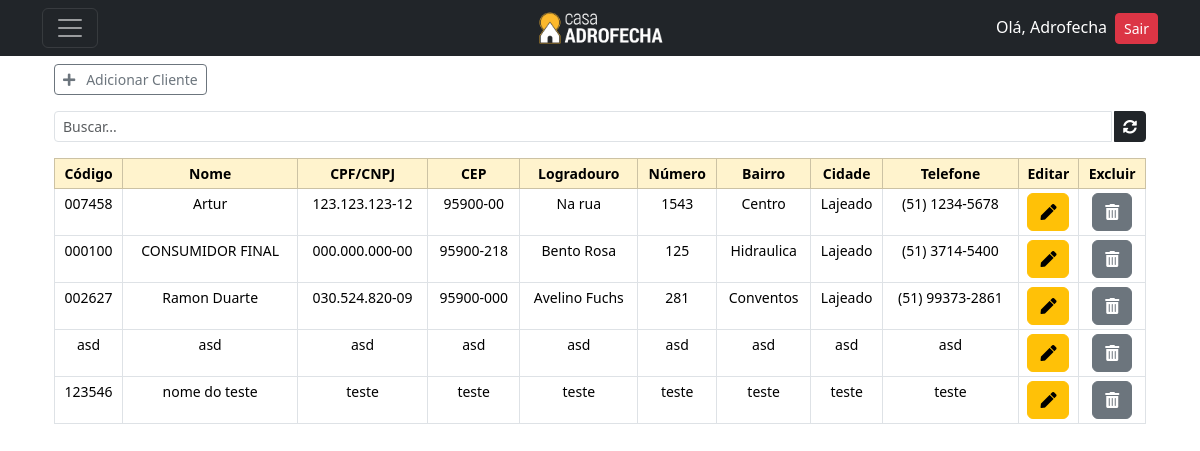
/listar/clientes/ (signed in), run on an earlier commit of the app's database.
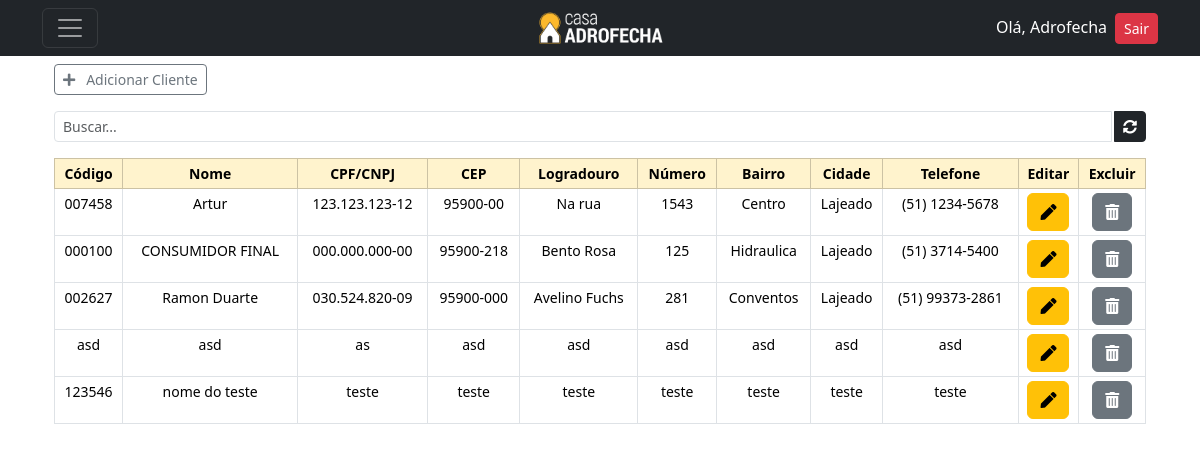
And on a later commit of the database.
### Clientes/models.py (models this page shows, shortened)
class Cliente(models.Model):
    codigo = models.CharField(max_length=6, verbose_name="Código")
    nome = models.CharField(max_length=150, verbose_name="Nome")
    cpf_cnpj = models.CharField(max_length=20, verbose_name="CPF/CNPJ")
    cep = models.CharField(max_length=9, verbose_name="CEP")
    logradouro = models.CharField(max_length=150, verbose_name="Logradouro")
    numero = models.CharField(max_length=6, verbose_name="Número")
    bairro = models.CharField(max_length=150, verbose_name="Bairro")
    cidade = models.CharField(max_length=150, verbose_name="Cidade")
    telefone = models.CharField(max_length=15, verbose_name="Telefone")
    class Meta:
        verbose_name = 'Cliente'
        verbose_name_plural = 'Clientes'
        ordering = ["nome"]

### Clientes/views.py (the view)
# urls.py: path('listar/clientes/', ClientesList.as_view(), name='listar-clientes'),
class ClientesList(LoginRequiredMixin, PermissionRequiredMixin, ListView):
    model = Cliente
    template_name = 'clientes/novocliente.html'
    permission_required = 'Clientes.view_cliente'

### Clientes/templates/clientes/novocliente.html (shortened to what this page needs)
{% extends 'base.html' %}
{% block content %}
<div class="container">
    <br><br>
    <a class="btn btn-outline-secondary btn-sm" data-bs-toggle="modal" data-bs-target="#addModal">
        <i class="fas fa-plus"></i>&nbsp;&nbsp; Adicionar Cliente
    </a>
    <div class="input-group input-group-sm mb-3 mt-3">
        <input type="text" class="form-control" id="search" placeholder="Buscar...">
        <a href="{% url 'listar-clientes' %}" class="btn btn-dark" style="margin-left:2px;"><i class="fas fa-sync-alt"></i></a>
    </div>
    <table class="table table-bordered table-sm mt-3" id="myTable" style="text-align: center; font-size: 14px;">
        <thead class="table-warning">
            <tr class="chk-th">
                <th scope="col ">Código</th>
                <th scope="col ">Nome</th>
                <th scope="col ">CPF/CNPJ</th>
                <th scope="col ">CEP</th>
                <th scope="col ">Logradouro</th>
                <th scope="col ">Número</th>
                <th scope="col ">Bairro</th>
                <th scope="col ">Cidade</th>
                <th scope="col ">Telefone</th>
                <th scope="col ">Editar</th>
                <th scope="col ">Excluir</th>
            </tr>
        </thead>
        {% for cliente in object_list %}
        <tr>
                    <td>{{ cliente.codigo }}</td>
                    <td>{{ cliente.nome }}</td>
                    <td>{{ cliente.cpf_cnpj }}</td>
                    <td>{{ cliente.cep }}</td>
                    <td>{{ cliente.logradouro }}</td>
                    <td>{{ cliente.numero }}</td>
                    <td>{{ cliente.bairro }}</td>
                    <td>{{ cliente.cidade }}</td>
                    <td>{{ cliente.telefone }}</td>
            <td>
                <a class="btn btn-warning" title="Editar cliente" data-bs-toggle="modal" data-bs-target="#editModal{{ cliente.pk }}">
                    <i class="fas fa-pen"></i>
                </a>
            </td>
            <td>
                <a href="#" class="btn btn-secondary delete-btn" data-bs-toggle="modal"
                   data-bs-target="#confirmDeleteModal" data-product-id="{{ cliente.id }}" title="Deletar cliente">
                    <i class="fas fa-trash-alt"></i>
                </a>
            </td>
        </tr>
        {% endfor %}
    </table>
</div>
{% endblock content %}

What changed in the data, as far as the page shows it:
changed Cliente "asd": cpf_cnpj "asd" → "as"
